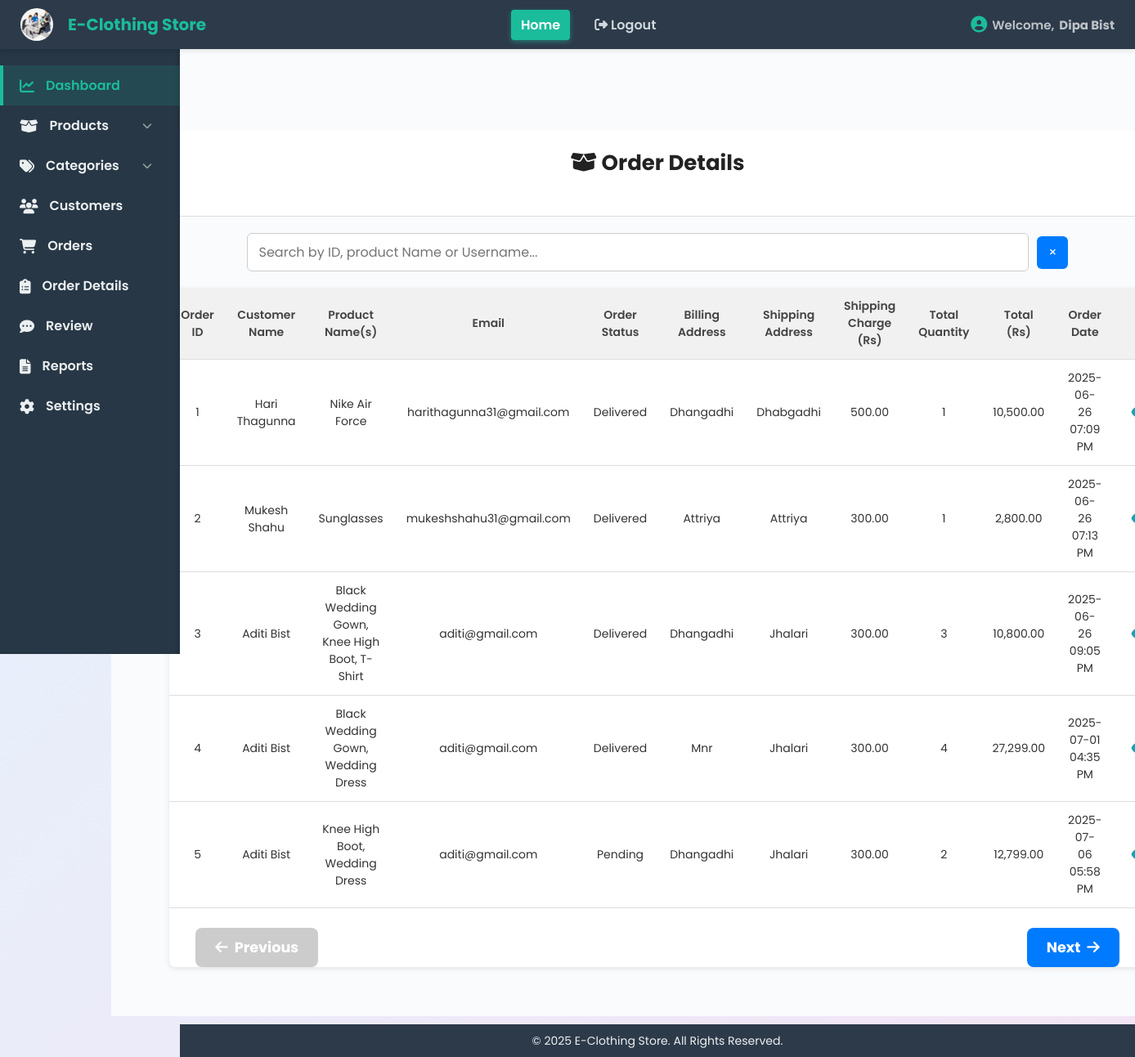
Screenshot of /Admin/orderdetails.php (signed in) with the database file from the repository.
### tables this page shows
CREATE TABLE `store_settings` (
  `id` int(11) NOT NULL,
  `store_name` varchar(255) NOT NULL,
  `store_logo` varchar(255) DEFAULT NULL,
  `contact_number` varchar(50) DEFAULT NULL,
  `store_email` varchar(255) DEFAULT NULL,
  `store_address` varchar(255) DEFAULT NULL,
  `store_information` text DEFAULT NULL,
  `established_date` varchar(50) DEFAULT NULL
);

CREATE TABLE `orders` (
  `id` int(11) NOT NULL,
  `user_id` int(11) DEFAULT NULL,
  `name` varchar(200) NOT NULL,
  `order_status` varchar(50) DEFAULT 'Pending',
  `payment_method` varchar(50) DEFAULT 'Cash on Delivery',
  `shipping_charge` decimal(10,2) NOT NULL DEFAULT 0.00,
  `created_at` datetime DEFAULT current_timestamp(),
  `deleted_at` datetime DEFAULT NULL
);

CREATE TABLE `users` (
  `id` int(11) NOT NULL,
  `name` varchar(200) NOT NULL,
  `email` varchar(100) NOT NULL,
  `password` varchar(255) NOT NULL,
  `image` varchar(255) DEFAULT NULL,
  `user_type` varchar(50) DEFAULT 'user',
  `created_at` datetime DEFAULT current_timestamp(),
  `deleted_at` datetime DEFAULT NULL
);

### Admin/orderdetails.php (the view, shortened to what this page needs)
<?php
include '../includes/header.php';
$search_condition = "";
$sql = "
    SELECT
        o.id AS order_id,
        o.name AS order_name,
        o.order_status,
        o.shipping_charge,
        o.created_at,
        s.billing_address,
        s.shipping_address,
        u.name AS user_name,
        u.email AS user_email,
        GROUP_CONCAT(DISTINCT p.name SEPARATOR ', ') AS product_names,
        GROUP_CONCAT(DISTINCT p.image SEPARATOR ', ') AS product_images,
        SUM(od.quantity) AS total_quantity,
        SUM(od.unit_price * od.quantity) + o.shipping_charge AS total_price
    FROM orders o
    LEFT JOIN users u ON o.user_id = u.id
    LEFT JOIN shipping s ON s.order_id = o.id
    LEFT JOIN orderdetail od ON od.order_id = o.id
    LEFT JOIN product p ON od.product_id = p.id
    WHERE o.deleted_at IS NULL $search_condition
    GROUP BY o.id
    ORDER BY o.created_at ASC
";
$res = mysqli_query($con, $sql);
?>
<div class="dashboard-content">
    <header class="page-header center-content text-center">
        <h1><i class="fas fa-box-open"></i> Order Details</h1>
    </header>
    <div class="search-wrapper">
        <input type="search" id="searchInput" placeholder="Search by ID, product Name or Username..." autocomplete="off" aria-label="Search products" />
        <button type="button" class="page-close-btn" title="Back to Dashboard" onclick="window.location.href='Admindashboard.php'">
            &times;
        </button>
    </div>
     <div class="table-container" role="region" aria-live="polite" aria-relevant="all">
        <table id="usertTable" class="user-table" aria-label="List of user">
            <thead>
                <tr>
                    <th>Order ID</th>
                    <th>Customer Name</th>
                    <th>Product Name(s)</th>
                    <th>Email</th>
                    <th>Order Status</th>
                    <th>Billing Address</th>
                    <th>Shipping Address</th>
                    <th>Shipping Charge (Rs)</th>
                    <th>Total Quantity</th>
                    <th>Total (Rs)</th>
                    <th>Order Date</th>
                    <th class="text-center">Action</th>
                </tr>
            </thead>
            <tbody>
                <?php if ($res && mysqli_num_rows($res) > 0): ?>
                    <?php while ($order = mysqli_fetch_assoc($res)): ?>
                        <tr>
                            <td><?= $order['order_id'] ?></td>
                            <td><?= htmlspecialchars($order['order_name'] ?: $order['user_name']) ?></td>
                            <td><?= htmlspecialchars($order['product_names']) ?></td>
                            <td><?= htmlspecialchars($order['user_email']) ?></td>
                            <td><?= htmlspecialchars($order['order_status']) ?></td>
                            <td><?= htmlspecialchars($order['billing_address']) ?></td>
                            <td><?= htmlspecialchars($order['shipping_address']) ?></td>
                            <td><?= number_format($order['shipping_charge'], 2) ?></td>
                            <td><?= (int) $order['total_quantity'] ?></td>
                            <td><?= number_format($order['total_price'], 2) ?></td>
                            <td><?= date('Y-m-d h:i A', strtotime($order['created_at'])) ?></td>
                            <td class="text-center">
                                <div class="actions">
                                    <button class="btn view-btn" onclick='openOrderModal(<?= json_encode($order) ?>)'>
                                        <i class="fas fa-eye"></i>
                                    </button>
                                </div>
                            </td>
                        </tr>
                    <?php endwhile; ?>
                <?php else: ?>
                    <tr><td colspan="12" class="text-center text-muted">No order details found.</td></tr>
                <?php endif; ?>
            </tbody>
        </table>
        <div class="pagination-controls">
            <button id="prevBtn" class="btn" disabled><i class="fas fa-arrow-left"></i> Previous</button>
            <button id="nextBtn" class="btn">Next <i class="fas fa-arrow-right"></i></button>
        </div>
    </div>
</div>
<?php include '../includes/footer.php'; ?>

### includes/header.php (shortened to what this page needs)
<?php
$con = mysqli_connect("localhost", "root", "", "E_Clothing_Store");
$adminName = $_SESSION['admin_name'] ?? $_SESSION['admin_email'];
$storeSettingsQuery = mysqli_query($con, "SELECT store_name, store_logo FROM store_settings ORDER BY id DESC LIMIT 1");
$storeSettings = mysqli_fetch_assoc($storeSettingsQuery);
$storeName = $storeSettings['store_name'] ?? "E-Clothing Store";
$storeLogo = $storeSettings['store_logo'] ?? null;
?>
<!DOCTYPE html>
<html lang="en">
<head>
    <link rel="stylesheet" href="../assets/css/Admindashboard.css" />
    <link rel="stylesheet" href="../assets/css/add_product.css" />
    <link rel="stylesheet" href="../assets/css/view_product.css" />
    <link rel="stylesheet" href="../assets/css/edit_product.css" />
    <link rel="stylesheet" href="../assets/css/customers.css" />
    <link rel="stylesheet" href="https://cdnjs.cloudflare.com/ajax/libs/font-awesome/6.4.0/css/all.min.css" />
</head>
<body>
    <header class="topnav">
        <div class="logo">
            <?php if ($storeLogo): ?>
                <img src="../assets/images/<?= htmlspecialchars($storeLogo) ?>"
                    alt="<?= htmlspecialchars($storeName) ?> Logo"
                    style="height: 40px; width: 40px; border-radius: 50%; object-fit: cover; vertical-align: middle; margin-right: 8px;">
            <?php else: ?>
                <i class="fas fa-tshirt"></i>
            <?php endif; ?>
            <?= htmlspecialchars($storeName) ?>
        </div>
        <nav class="topnav-menu">
            <a href="#" class="nav-link active">Home</a>
            <a href="../admin/logout.php" class="nav-link logout-link"><i class="fas fa-sign-out-alt"></i> Logout</a>
        </nav>
        <div class="welcome-msg">
            <i class="fas fa-user-circle"></i> Welcome, <strong><?php echo htmlspecialchars($adminName); ?></strong>
        </div>
    </header>
    <aside class="sidebar">
        <ul class="sidebar-menu">
            <li><a href="../admin/Admindashboard.php" class="sidebar-link active"><i class="fas fa-chart-line"></i>
                    Dashboard</a></li>
            <li class="dropdown">
                <a href="#" class="sidebar-link dropdown-toggle">
                    <i class="fas fa-box-open"></i> Products <i class="fas fa-chevron-down"></i>
                </a>
            </li>
            <li class="dropdown">
                <a href="#" class="sidebar-link dropdown-toggle">
                    <i class="fas fa-tags"></i> Categories <i class="fas fa-chevron-down"></i>
                </a>
            </li>
            <li><a href="../admin/customers.php" class="sidebar-link"><i class="fas fa-users"></i> Customers</a></li>
            <li><a href="../admin/Adminorders.php" class="sidebar-link"><i class="fas fa-shopping-cart"></i> Orders</a>
            </li>
            <li><a href="../admin/orderdetails.php" class="sidebar-link"><i class="fas fa-clipboard-list"></i> Order
                    Details</a></li>
            <li><a href="../admin/product_rating_review.php" class="sidebar-link"><i class="fas fa-comment-dots"></i>
                    Review</a></li>
            <li><a href="../admin/report.php" class="sidebar-link"><i class="fas fa-file-alt"></i> Reports</a></li>
            <li><a href="../admin/setting.php" class="sidebar-link"><i class="fas fa-cog"></i> Settings</a></li>
        </ul>
    </aside>
    <main class="main-content">

### assets/css/Admindashboard.css (style rules this page uses)
* { margin: 0; padding: 0; box-sizing: border-box; font-family: 'Segoe UI', Tahoma, Geneva, Verdana, sans-serif; }
body { display: flex; min-height: 100vh; background: #f9fbfc; }
.topnav { position: fixed; top: 0; left: 0; right: 0; height: 60px; background: #2d3a4a; color: #f1f3f5; display: flex; align-items: center; justify-content: space-between; padding: 0 25px; z-index: 1000; box-shadow: 0 2px 6px rgba(0,0,0,0.1); }
.topnav .logo { font-size: 20px; font-weight: 700; display: flex; align-items: center; gap: 10px; color: #1abc9c; }
.topnav nav.topnav-menu { display: flex; gap: 18px; }
.topnav nav.topnav-menu a { color: #cfd8dc; text-decoration: none; font-weight: 600; padding: 6px 12px; border-radius: 4px; transition: background 0.15s ease, color 0.15s ease; white-space: nowrap; }
.topnav nav.topnav-menu a:hover, .topnav nav.topnav-menu a.active { background: #1abc9c; color: white; box-shadow: 0 2px 6px rgba(26, 188, 156, 0.5); }
.topnav .welcome-msg { font-weight: 600; font-size: 15px; display: flex; align-items: center; gap: 6px; color: #bdc3c7; }
.topnav .welcome-msg i { font-size: 20px; color: #1abc9c; }
.sidebar { position: fixed; top: 60px; left: 0; width: 220px; height: calc(100vh - 60px); background: #273746; color: #ecf0f1; padding-top: 20px; overflow-y: auto; box-shadow: inset -3px 0 5px rgba(0,0,0,0.1); }
.sidebar-menu { list-style: none; }
.sidebar-menu li { position: relative; }
.sidebar-link { display: flex; align-items: center; padding: 12px 20px; color: #ecf0f1; text-decoration: none; font-weight: 600; cursor: pointer; border-left: 4px solid transparent; transition: background 0.15s ease, border-left-color 0.15s ease, color 0.15s ease; user-select: none; }
.sidebar-link i { margin-right: 14px; font-size: 18px; }
.sidebar-link:hover, .sidebar-link.active { background: #1abc9c22; color: #1abc9c; border-left: 4px solid #1abc9c; }
.dropdown-toggle .fas.fa-chevron-down { margin-left: auto; transition: transform 0.2s ease; font-size: 12px; color: #95a5a6; }
.main-content { margin-left: 220px; padding: 90px 40px 40px 40px; flex-grow: 1; background: #f9fbfc; min-height: calc(100vh - 60px); }
.main-content h1 { font-size: 28px; margin-bottom: 25px; color: #2c3e50; user-select: none; }

### assets/css/add_product.css (style rules this page uses)
* { margin: 0; padding: 0; box-sizing: border-box; font-family: "Poppins", sans-serif; }
body { background: linear-gradient(135deg, #e3f2fd, #f3e5f5); display: flex; justify-content: center; align-items: flex-start; min-height: 100vh; padding: 50px 20px; overflow-x: hidden; overflow-y: auto; }

### assets/css/view_product.css (style rules this page uses)
* { margin: 0; padding: 0; box-sizing: border-box; }
body { font-family: 'Segoe UI', sans-serif; background-color: #f4f6f9; color: #333; }
.center-content { display: flex; justify-content: center; align-items: center; flex-direction: column; }
.text-center { text-align: center; }
.page-header { width: 100%; padding: 20px 40px; background-color: #fff; border-bottom: 1px solid #ddd; display: flex; justify-content: center; align-items: center; margin-top: 20px; }
.page-header h1 { font-size: 26px; color: #222; }
.search-wrapper { margin: 20px auto; width: 80%; display: flex; align-items: center; gap: 10px; position: relative; }
.search-wrapper input[type="search"] { flex-grow: 1; padding: 10px 14px; border: 1px solid #ccc; border-radius: 6px; font-size: 16px; outline-offset: 2px; transition: border-color 0.3s ease; }
.search-wrapper button { background-color: #007bff; color: #fff; border: none; padding: 10px 14px; border-radius: 6px; cursor: pointer; font-size: 16px; transition: background 0.3s ease; display: flex; align-items: center; justify-content: center; }
.page-close-btn { background: none; color: #666; font-size: 28px; padding: 0 12px; border-radius: 6px; border: none; cursor: pointer; transition: color 0.3s ease, background-color 0.3s ease; height: 40px; line-height: 1; }
.table-container { width: 95%; margin: 20px auto; overflow-x: auto; background: #fff; border-radius: 8px; box-shadow: 0 2px 6px rgba(0, 0, 0, 0.1); }
.actions { display: flex; justify-content: center; gap: 10px; }
.actions .btn { border: none; background: none; font-size: 16px; cursor: pointer; padding: 4px 8px; border-radius: 4px; transition: background 0.2s ease; }
.actions .view-btn { color: #17a2b8; }

### rows the page displays
store_settings: store_logo (picture), store_name "E-Clothing Store"
orders: id "1", name "Hari Thagunna", product_names "Nike Air Force", user.email "harithagunna31@gmail.com", order_status "Delivered", billing_address "Dhangadhi", shipping_address "Dhabgadhi", shipping_charge "500.00", total_quantity "1", total_price "10,500.00", created_at "2025-06-26 07:09 PM"
orders: id "2", name "Mukesh Shahu", product_names "Sunglasses", user.email "mukeshshahu31@gmail.com", order_status "Delivered", billing_address "Attriya", shipping_address "Attriya", shipping_charge "300.00", total_quantity "1", total_price "2,800.00", created_at "2025-06-26 07:13 PM"
orders: id "3", name "Aditi Bist", product_names "Black Wedding Gown, Knee High Boot, T-Shirt", user.email "aditi@gmail.com", order_status "Delivered", billing_address "Dhangadhi", shipping_address "Jhalari", shipping_charge "300.00", total_quantity "3", total_price "10,800.00", created_at "2025-06-26 09:05 PM"
orders: id "4", name "Aditi Bist", product_names "Black Wedding Gown, Wedding Dress", user.email "aditi@gmail.com", order_status "Delivered", billing_address "Mnr", shipping_address "Jhalari", shipping_charge "300.00", total_quantity "4", total_price "27,299.00", created_at "2025-07-01 04:35 PM"
orders: id "5", name "Aditi Bist", product_names "Knee High Boot, Wedding Dress", user.email "aditi@gmail.com", order_status "Pending", billing_address "Dhangadhi", shipping_address "Jhalari", shipping_charge "300.00", total_quantity "2", total_price "12,799.00", created_at "2025-07-06 05:58 PM"

### other values shown
$adminName "Dipa Bist"
